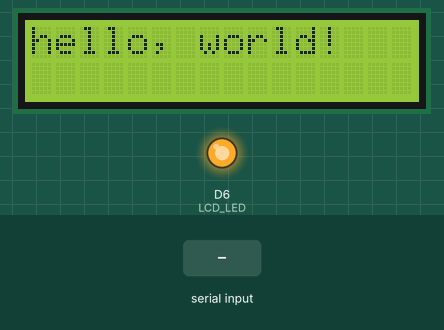
This sketch was run on a simulated ESP8266 (NodeMCU). On the bench: 16×2 character LCD, output pins drawn as LEDs (lit = HIGH). Inputs (shaded band) come from the test bench.

Above: at 1.2 s.
1.3 s: "1" received over Serial
At 3.5 s:
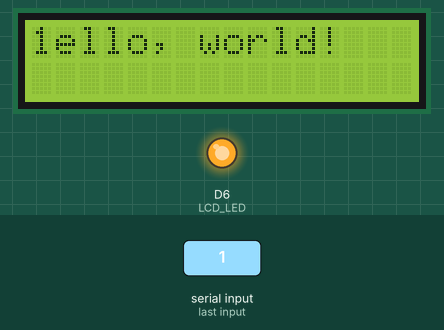
3.8 s: "0" received over Serial
At 5.4 s:
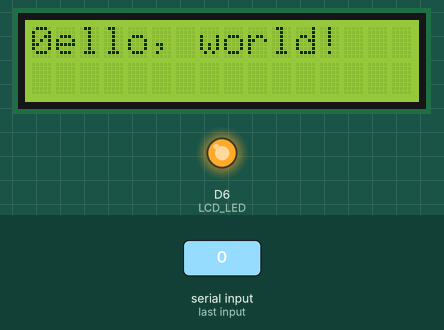
6.3 s: "2" received over Serial
At 8.5 s:
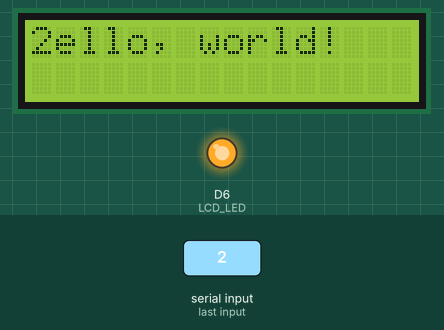
Timing chart, 0 to 10.0 s (numbered marks = the images above; inputs shaded):
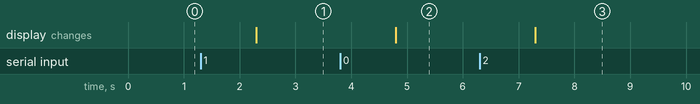

Measured:
- after the input at 1.3 s, the display: changes after 1.0 s (image 1)
- after the input at 3.8 s, the display: changes after 1.0 s (image 2)
- after the input at 6.3 s, the display: changes after 1.0 s (image 3)

The sketch:

aida64_esc_pos.ino
```cpp
// include the library code:
#include <LiquidCrystal.h>

// initialize the library by associating any needed LCD interface pin
// with the arduino pin number it is connected to

#define LCD_RS D8
#define LCD_EN D7
#define LCD_D4 D4
#define LCD_D5 D3
#define LCD_D6 D2
#define LCD_D7 D1
#define LCD_LED D6

LiquidCrystal lcd(LCD_RS, LCD_EN, LCD_D4, LCD_D5, LCD_D6, LCD_D7);

void setup() {
  pinMode(LCD_LED, OUTPUT);
  digitalWrite(LCD_LED, HIGH);
  // set up the LCD's number of columns and rows:
  lcd.begin(16, 2);
  // Print a message to the LCD.
  lcd.print("hello, world!");

  Serial.begin(9600);
}

void loop() {
  // static int pos = 0;
  // static int brightness = 4;
  if (Serial.available()) {
    int ch = Serial.read();
    // lcd.setCursor(0, 1);
    // lcd.printf("%02x", ch);
    if (ch == 0x1b) {
      ch = Serial.read();
      if (ch != 0x40) {
        return;
      }

      lcd.clear();

      char buffer[6] = { 0 };
      Serial.readBytes(buffer, 6);
      return;
    }

    if (ch == 0x1f) {
      while (!Serial.available())
        ;
      ch = Serial.read();
      // lcd.setCursor(2, 1);
      // lcd.printf("%02x", ch);

      if (ch == 0x58) {
        while (!Serial.available())
          ;
        ch = Serial.read();

        // analogWrite(LCD_LED, 256 / 4 * ch - 1);
        return;
      }

      return;
    }

    if (ch == 0x0c) {
      return;
    }


    static char buffer[40] = { 0 };
    buffer[0] = ch;
    Serial.readBytes(buffer + 1, 40 - 1);
    buffer[16] = '\0';
    buffer[20 + 16] = '\0';
    lcd.setCursor(0, 0);
    lcd.print(buffer);
    lcd.setCursor(0, 1);
    lcd.print(buffer + 20);
    return;
  }
}
```
